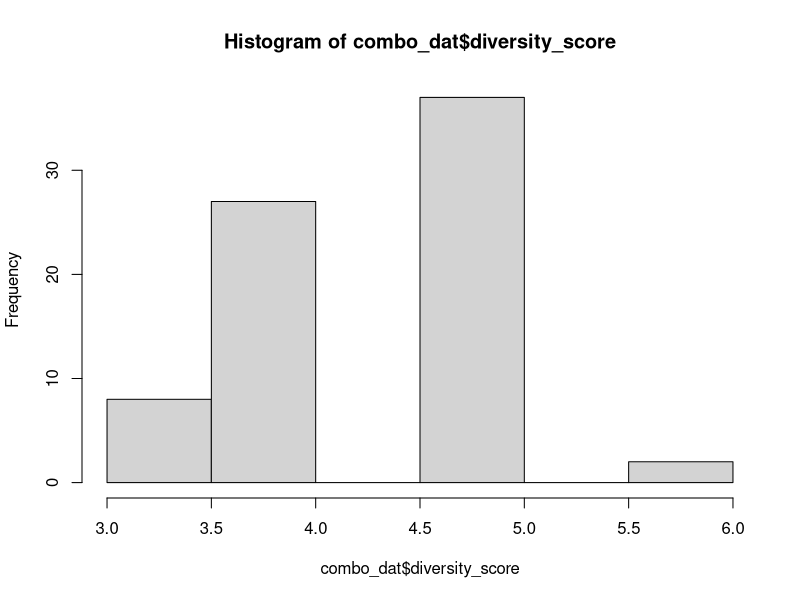
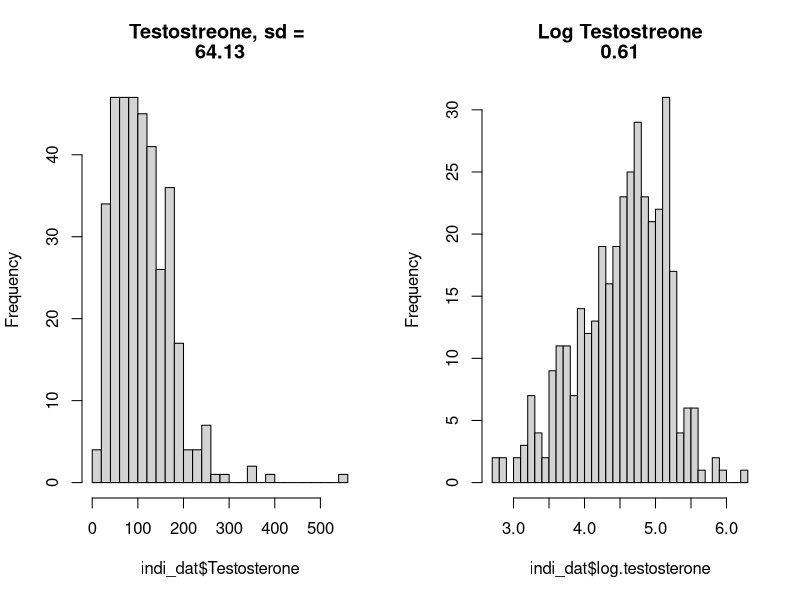
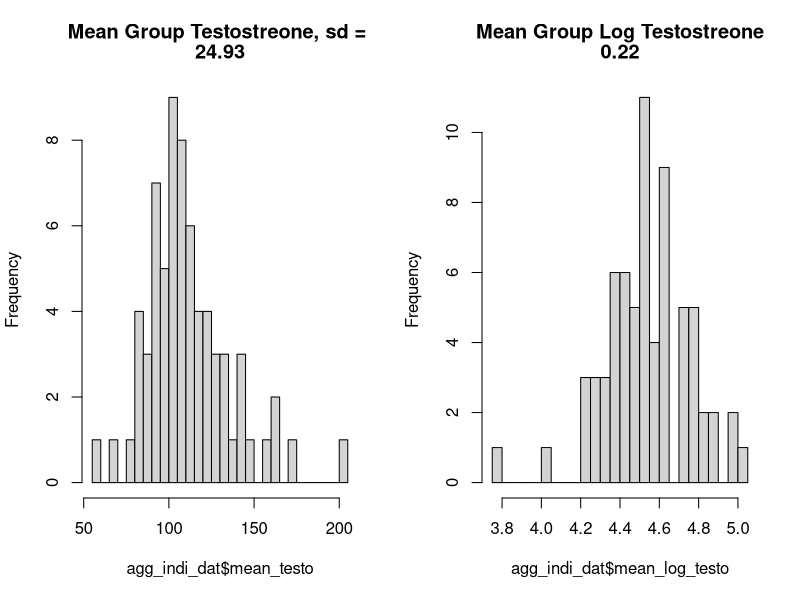
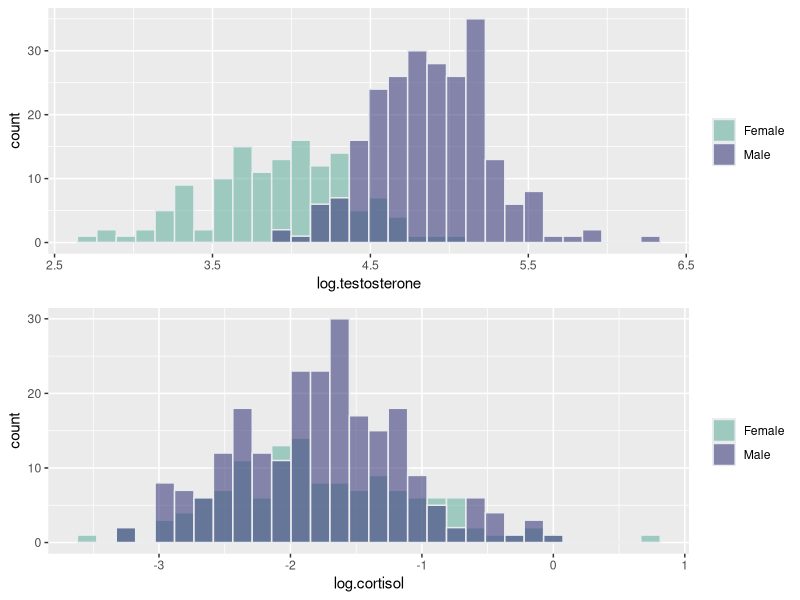
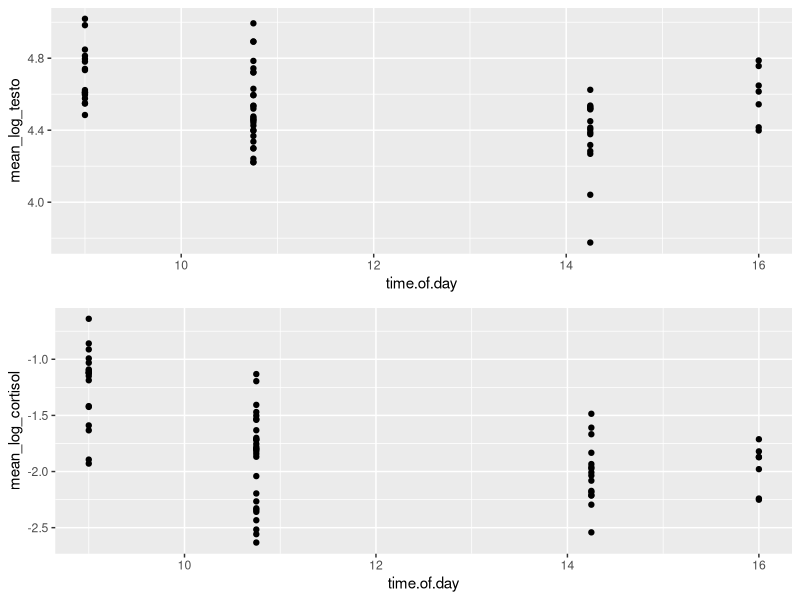
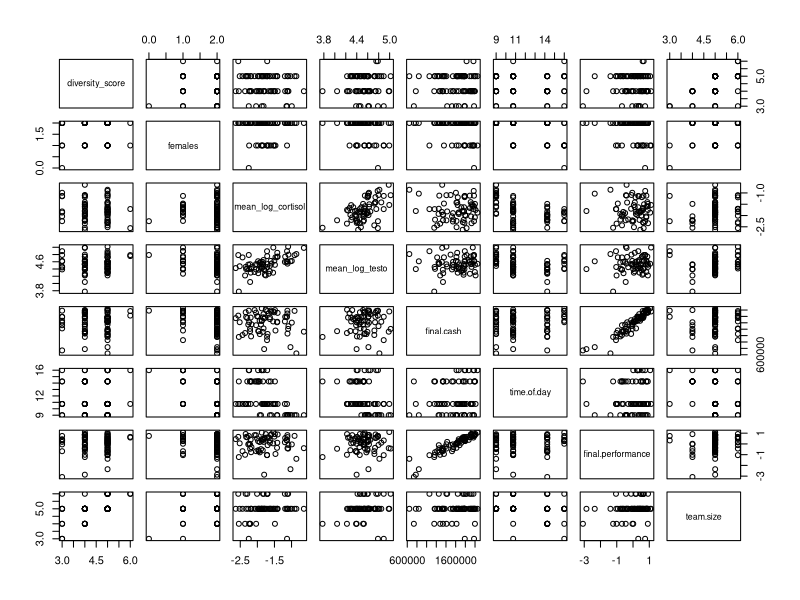

These charts were generated, in order, by the following R code:
## ---- chunk 1
knitr::opts_chunk$set(echo = TRUE)
library(tidyverse)
library(ggplot2)
library(gridExtra)
## ---- chunk 2
indi_dat <- read.csv("data/Individual_Data_Raw.csv", header = T)
team_dat <- read.csv("data/Team_Data_Raw.csv")
## ---- chunk 3
# dim(indi_dat)
# dim(team_dat)
# summary(indi_dat)
# summary(team_dat)
## ---- chunk 4
#factorize certain variables and create diversity score for each group
indi_dat <- indi_dat %>%
  mutate_if(sapply(indi_dat, is.character), as.factor) %>%
  group_by(team.id) %>%
  mutate(diversity_score = n_distinct(Gender, Ethnicity, Country)) 

#intermidiate step of calculating aggregated statistics by group
agg_indi_dat <- indi_dat %>%
  group_by(team.id) %>%
  summarise(mean_testo = mean(Testosterone), mean_log_testo = mean(log.testosterone), sd_testo = sd(Testosterone), sd_log_testo = sd(log.testosterone), mean_cortisol = mean(Cortisol), mean_log_cortisol = mean(log.cortisol), sd_cortisol = sd(Cortisol), sd_log_cortisol = sd(log.cortisol), diversity_score = n_distinct(Gender, Ethnicity, Country), team_size = n())

#combing the info from the individual dataset to the team dataset, average/sd cortisol and testosterone/sd levels are calculated 
combo_dat <- team_dat %>%
  inner_join(agg_indi_dat, by = "team.id")
## ---- chunk 5
diversity_vars <- indi_dat %>% select(Gender, Ethnicity, Country)
summary(diversity_vars[,-1])
hist(combo_dat$diversity_score)
## ---- chunk 6
par(mfrow=c(1,2))
sd_testo = round(sd(indi_dat$Testosterone, na.rm = T),2)
sd_log_testo = round(sd(indi_dat$log.testosterone, na.rm = T),2)
hist(indi_dat$Testosterone, breaks = 30, main = c("Testostreone, sd = ",sd_testo))
hist(indi_dat$log.testosterone, breaks = 30, main = c("Log Testostreone", sd_log_testo))
## ---- chunk 7
par(mfrow=c(1,2))
sd_testo = round(sd(agg_indi_dat$mean_testo, na.rm = T),2)
sd_log_testo = round(sd(agg_indi_dat$mean_log_testo, na.rm = T),2)
hist(agg_indi_dat$mean_testo, breaks = 30, main = c("Mean Group Testostreone, sd = ",sd_testo))
hist(agg_indi_dat$mean_log_testo, breaks = 30, main = c("Mean Group Log Testostreone", sd_log_testo))
## ---- chunk 8
testo <- indi_dat %>%
  ggplot( aes(x=log.testosterone, fill=Gender)) +
    geom_histogram( color="#e9ecef", alpha=0.6, position = 'identity') +
    scale_fill_manual(values=c("#69b3a2", "#404080")) +
    labs(fill="")

cortisol <- indi_dat %>%
  ggplot( aes(x=log.cortisol, fill=Gender)) +
    geom_histogram( color="#e9ecef", alpha=0.6, position = 'identity') +
    scale_fill_manual(values=c("#69b3a2", "#404080")) +
    labs(fill="")

grid.arrange(testo, cortisol)
## ---- chunk 9
testo <- combo_dat %>%
  ggplot(aes(x=time.of.day, y=mean_log_testo)) +
    geom_point() 

cortisol <- combo_dat %>%
  ggplot(aes(x=time.of.day, y=mean_log_cortisol)) +
    geom_point() 

grid.arrange(testo, cortisol)
## ---- chunk 10
combo_dat_subset <- combo_dat %>% select(diversity_score,females, mean_log_cortisol, mean_log_testo,  final.cash, time.of.day, final.performance, team.size) 
pairs(combo_dat_subset) # not including team id
